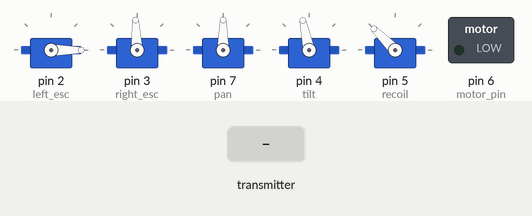
This sketch was run on a simulated Arduino Uno, built with avr-gcc and run on an emulated ATmega328P. Parts: 5 × servo, switched loads named in the sketch (green lamp = pin HIGH). The test bench sets the inputs (shaded band). No radio packets arrive unless stated; what the sketch prints to the serial monitor is not drawn.

Above: at 1.2 s.
1.3 s: the transmitter starts sending ignite = 0
At 1.53 s:
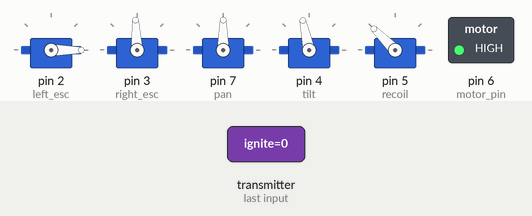
4.3 s: the transmitter starts sending tilt = 0
At 4.44 s:
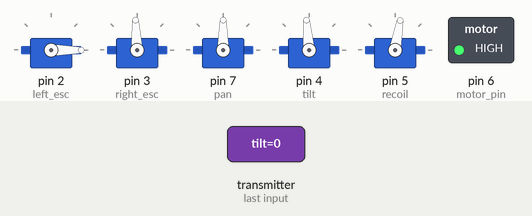
7.3 s: the transmitter starts sending left_esc = 64
At 7.5 s:
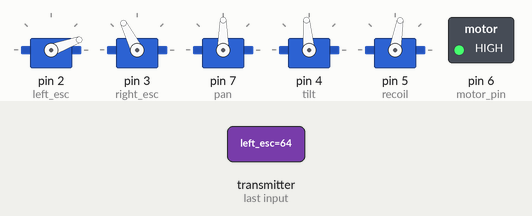
10.3 s: the transmitter starts sending right_esc = 64
At 10.4 s:
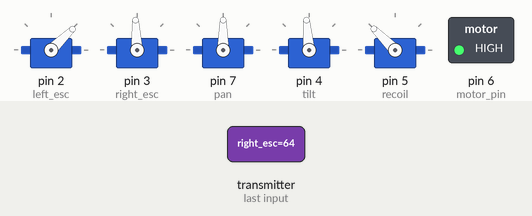
13.3 s: the transmitter starts sending tilt = 64
At 13.46 s:
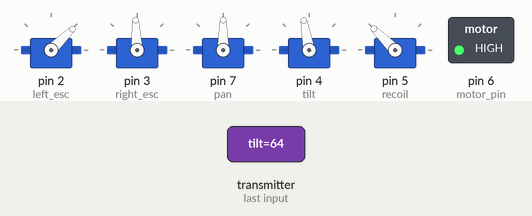
16.3 s: the transmitter starts sending left_esc = 0
At 16.39 s:
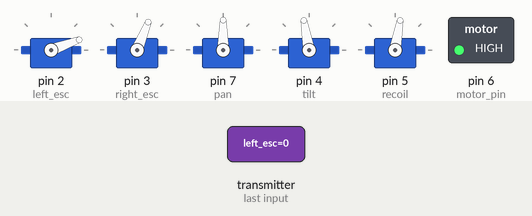
Timing chart, 0 to 20.3 s (numbered marks = the images above; inputs shaded):
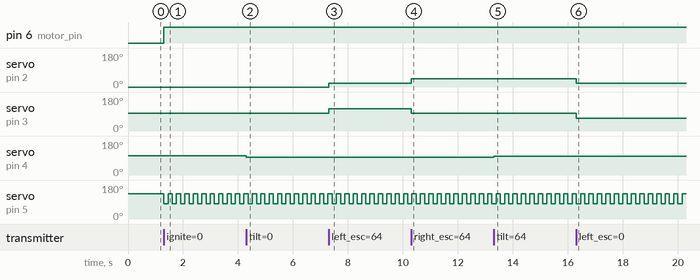

Measured:
- after the input at 1.3 s, pin 6 (motor_pin): LOW → HIGH at once; servo on pin 5 (recoil): alternates 135° for 0.16 s and 80° for 0.15 s, starting at once
- after the input at 4.3 s, servo on pin 4 (tilt): 102° → 95° at once
- after the input at 7.3 s, servo on pin 2 (left_esc): 0° → 20° at once; servo on pin 3 (right_esc): 93° → 117° at once
- after the input at 10.3 s, servo on pin 2 (left_esc): 20° → 44° at once; servo on pin 3 (right_esc): 117° → 93° at once
- after the input at 13.3 s, servo on pin 4 (tilt): 95° → 100° at once
- after the input at 16.3 s, servo on pin 2 (left_esc): 44° → 20° at once; servo on pin 3 (right_esc): 93° → 68° at once

The sketch:

main.ino
```cpp
/* Receiver code for the Arduino Radio control with PWM output
 * Install the NRF24 library to your IDE
 * Upload this code to the Arduino UNO, NANO, Pro mini (5V,16MHz)
 * Connect a NRF24 module to it:

    Module // Arduino UNO,NANO

    GND    ->   GND
    Vcc    ->   3.3V
    CE     ->   D9
    CSN    ->   D10
    CLK    ->   D13
    MOSI   ->   D11
    MISO   ->   D12

    Yair is the King of the world

*/

#include <Arduino.h>
#include <SPI.h>
#include <RF24.h>
#include <nRF24L01.h>
#include <Servo.h>  //To create PWM signals we need this lybrary

const byte esc_start = 0;
const byte pan_start = 90;
const byte tilt_start = 100;
const byte ignite_start = 1;
const byte fire_start = 1;

int pwm1;
int pwm2;
int left_output;
int right_output;

float tilt_current = 90;
float pan_current = 90;

const byte pan_limit_1 = 0;
const byte pan_limit_2 = 180;
const byte tilt_limit_1 = 95;
const byte tilt_limit_2 = 115;
const byte recoil_rest = 135;    // Angle of the servo when at rest
const byte recoil_pushed = 80;  // Angle the servo need to reach to push the dart

unsigned long firing_start_time = 0;
unsigned long firing_current_time = 0;
const long firing_time = 150;

unsigned long recoil_start_time = 0;
unsigned long recoil_current_time = 0;
const long recoil_time = 2 * firing_time;


//-----Variable related to motor timing and firing
bool is_firing =  false;
bool can_fire =  false;
bool recoiling = false;


const byte motor_pin =  6;
boolean motors_ON = false;

const uint64_t pipeIn = 0xE8E8F0F0E1LL;     //Remember that this code is the same as in the transmitter
RF24 radio(9, 10);  //CSN and CE pins

// The sizeof this struct should not exceed 32 bytes
struct Received_data {
  byte left_esc;
  byte right_esc;
  byte tilt;
  byte pan;
  byte ignite;
  byte fire;
  byte ext;
};

Received_data received_data;

Servo left_esc;
Servo right_esc;
Servo pan;
Servo tilt;
Servo recoil;


void reset_the_Data()
{
  // 'safe' values to use when NO radio input is detected
  received_data.left_esc = esc_start;      //Throttle (channel 1) to 0
  received_data.right_esc = esc_start;
  received_data.pan = pan_start;
  received_data.tilt = tilt_start;
  received_data.ignite = ignite_start;
  received_data.fire = fire_start;
  received_data.ext = 0;
  recoil.write(recoil_rest);
}


void setup()
{
  Serial.begin(9600);
  //Attach the servo signal on pins from D2 to D8
  left_esc.attach(2);
  right_esc.attach(3);
  pan.attach(7);
  tilt.attach(4);
  recoil.attach(5);

  pinMode(motor_pin, OUTPUT);


  //We reset the received values
  reset_the_Data();

  //Once again, begin and radio configuration
  radio.begin();
  radio.setAutoAck(false);
  radio.setDataRate(RF24_250KBPS);
  radio.openReadingPipe(1,pipeIn);

  //We start the radio comunication
  radio.startListening();

}

unsigned long lastRecvTime = 0;

//We create the function that will read the data each certain time
void receive_the_data()
{
  while ( radio.available() ) {
  radio.read(&received_data, sizeof(Received_data));
  lastRecvTime = millis(); //Here we receive the data
}
}

void check_conn()
{
	unsigned long now = millis();
	if ( now - lastRecvTime > 1000 ) {
    // signal lost?
    reset_the_Data();
    //Go up and change the initial values if you want depending on
    //your aplications. Put 0 for throttle in case of drones so it won't
    //fly away
  }
}

void set_motor() {
  //-----start and stop motors using TIP120 transisitor .


  if (received_data.ignite == 0) {          //if ignite toggle on
    digitalWrite(motor_pin, HIGH);          //turn motor ON
    motors_ON = true;
  }
  else {                                   //if ignite toggle off
    digitalWrite(motor_pin, LOW);          //turn motor OFF
    motors_ON = false;

  }
}

void move_servo() {
  //byte pan_servo_position = map(received_data.pan, 0, 255, pan_limit_2, pan_limit_1);//convert inputbuffer value to servo position value
  //pan.write(pan_servo_position); //set pan servo position
//  if (received_data.tilt > 120 && tilt_current < tilt_limit_2){
//    tilt_current += float(received_data.tilt)/100000;
//  }
//  else if (received_data.tilt < 105 && tilt_current > tilt_limit_1){
//    tilt_current -= float(received_data.tilt+127)/100000;
//  }
//  tilt.write(int(tilt_current)); //set pan servo position

  Serial.println(received_data.tilt);
  byte tilt_servo_position = map(received_data.tilt, 0 , 255, tilt_limit_1, tilt_limit_2); //convert inputbuffer value to servo position value
  tilt.write(tilt_servo_position); //set pan servo position
}

void set_recoil() {
  if (received_data.fire == 1) {        //if fire button pressed
    if (!is_firing && !recoiling) { //and not already firing or recoiling
      can_fire = true;              //set can fire to true (see effect in void fire())
    }
  }
  else {                  // if fire button not pressed
    can_fire = false;     //set can fire to false (see effect in void fire())
  }
}

void fire() { //if motor byte on, turn motor on and check for time it has been on


  if (can_fire && !is_firing && motors_ON) {
    if (can_fire && !is_firing) {
    firing_start_time = millis();
    recoil_start_time = millis();
    is_firing = true;
  }
}

  firing_current_time = millis();
  recoil_current_time = millis();

  if (is_firing && firing_current_time - firing_start_time < firing_time) {

    recoil.write(recoil_pushed);
  }
  else if (is_firing && recoil_current_time - recoil_start_time < recoil_time) {
    recoil.write(recoil_rest);
  }
  else if (is_firing && recoil_current_time - recoil_start_time > recoil_time) {
    is_firing = false;
  }

}

void loop()
{
  receive_the_data(); //Receive the radio data

  check_conn(); //Reset data if conn lost more then 1 sec

  //Send ESC Values
  pwm1 = map(received_data.left_esc,0,255,1000,2000);
  pwm2 = map(received_data.right_esc,0,255,1000,2000);

  left_output = pwm1 + (pwm2-1500);
  right_output = pwm1 - (pwm2-1500);
  left_esc.writeMicroseconds(left_output);
  right_esc.writeMicroseconds(right_output);

  set_motor();
  move_servo();
  set_recoil();
  set_motor();
  fire();


}//Loop end
```
